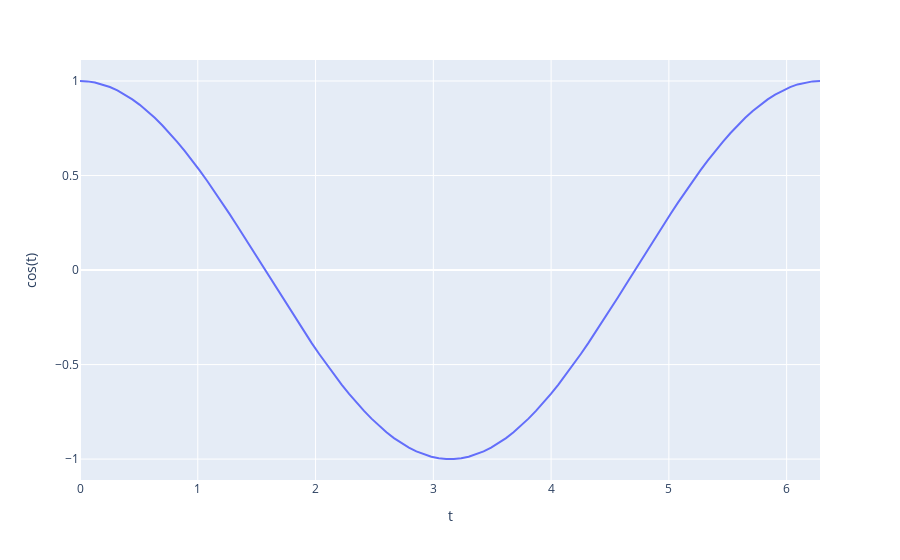

Write notebook code for a chart like this one.
### Code cell
t = np.linspace(0, 2*np.pi, 100)
fig = px.line(x=t, y=np.cos(t), labels={'x':'t', 'y':'cos(t)'})
fig
